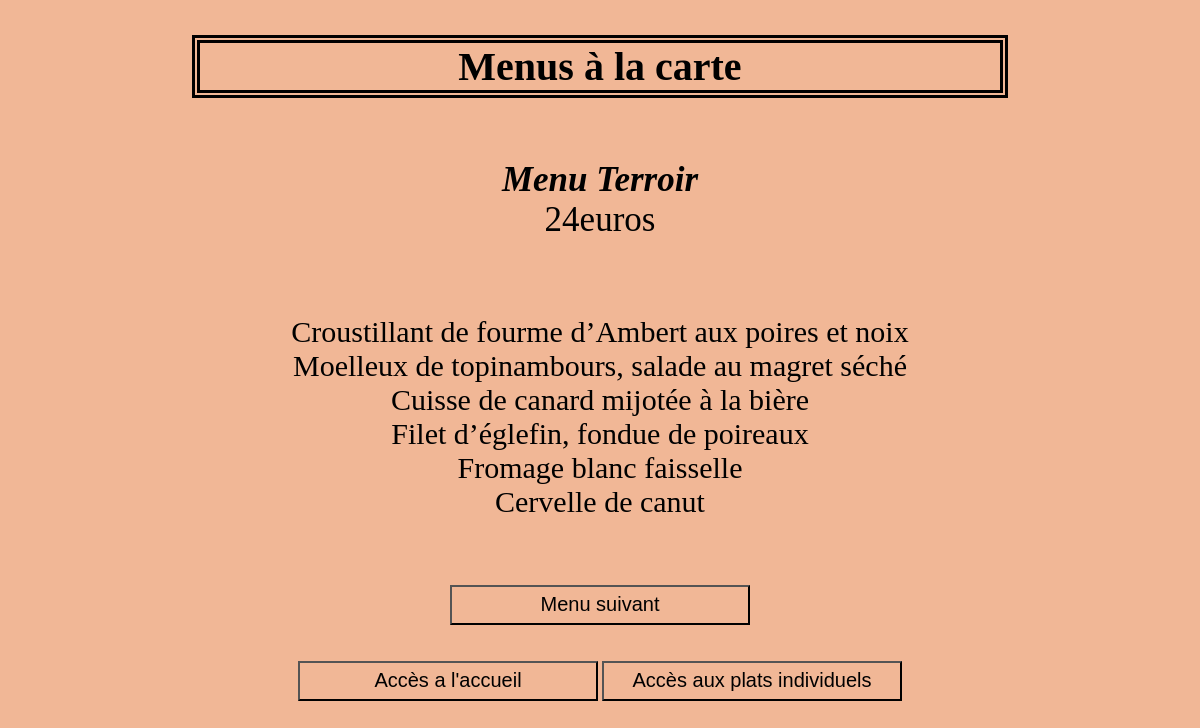
Page /menu.php on the committed database.
### tables this page shows
CREATE TABLE `menu` (
  `id_menu` int(10) NOT NULL,
  `nomMenu` varchar(200) NOT NULL,
  `prix` float NOT NULL
);

CREATE TABLE `plat` (
  `id_plat` int(10) NOT NULL,
  `nomPlat` varchar(200) NOT NULL,
  `prix` float NOT NULL,
  `vegetarien` int(11) NOT NULL,
  `type` varchar(200) NOT NULL
);

### menu.php (the view, shortened to what this page needs)
<?php
try
       {
              $bdd = new PDO('mysql:host=localhost;dbname=menu_restaurant', 'root', '');
       }
              catch (Exception $e)
       {
              die('Erreur : ' . $e->getMessage());
       }
?>
<!DOCTYPE html>
<html>
<head>
	<link rel="stylesheet" type="text/css" href='style.css'"  />
</head>
<body>
	<h1>Menus à la carte</h1>
	<p class="titre"><strong><i>Menu Terroir</i></strong><br/>
<?php
	$requete7 = ("SELECT prix FROM menu WHERE nomMenu = ?");
	$req = $bdd->prepare($requete7);
	$req->execute(['Terroir']);
	while ($donnees = $req->fetch())
		{
       		echo $donnees['prix'] . 'euros <br/><br/>';
		}?></p><p class="requete">
<?php
 	$requete3 = ("SELECT nomPlat FROM menu, plat_menu, plat WHERE menu.id_menu= plat_menu.id_menu AND  plat.id_plat = plat_menu.id_plat AND nomMenu = ?");
	$req = $bdd->prepare($requete3);
	$req->execute([ 'Terroir']);
	while ($donnees = $req->fetch())
		{
      		echo $donnees['nomPlat'] . '<br/>';
		}
	?></p>
	<br/>
	<br/>
	<button class="bouton"><a href="menu1.php">Menu suivant</a></button>
	<br/>
	<br/>
	<br/>
	<button class="bouton"><a href="index.php">Accès a l'accueil</a></button>
	<button class="bouton"><a href="plats.php">Accès aux plats individuels</a></button>
</body>
</html>

### style.css (style rules this page uses)
body { background-color: #F1B796; text-align: center; }
p { font-size: 25px; }
.bouton { width: 300px; height: 40px; background-color: transparent; }
a { color : black; text-decoration: none; font-size: 20px; }
h1 { border-width: 8px; display: inline-block; border-style: double; width: 800px; text-align: center; font-size: 40px; }
.requete { font-size: 30px; }
.titre { font-size: 35px; }

### rows in the picture
menu: prix "24"
plat: nomPlat "Croustillant de fourme d’Ambert aux poires et noix"
plat: nomPlat "Moelleux de topinambours, salade au magret séché"
plat: nomPlat "Cuisse de canard mijotée à la bière"
plat: nomPlat "Filet d’églefin, fondue de poireaux"
plat: nomPlat "Fromage blanc faisselle"
plat: nomPlat "Cervelle de canut"
